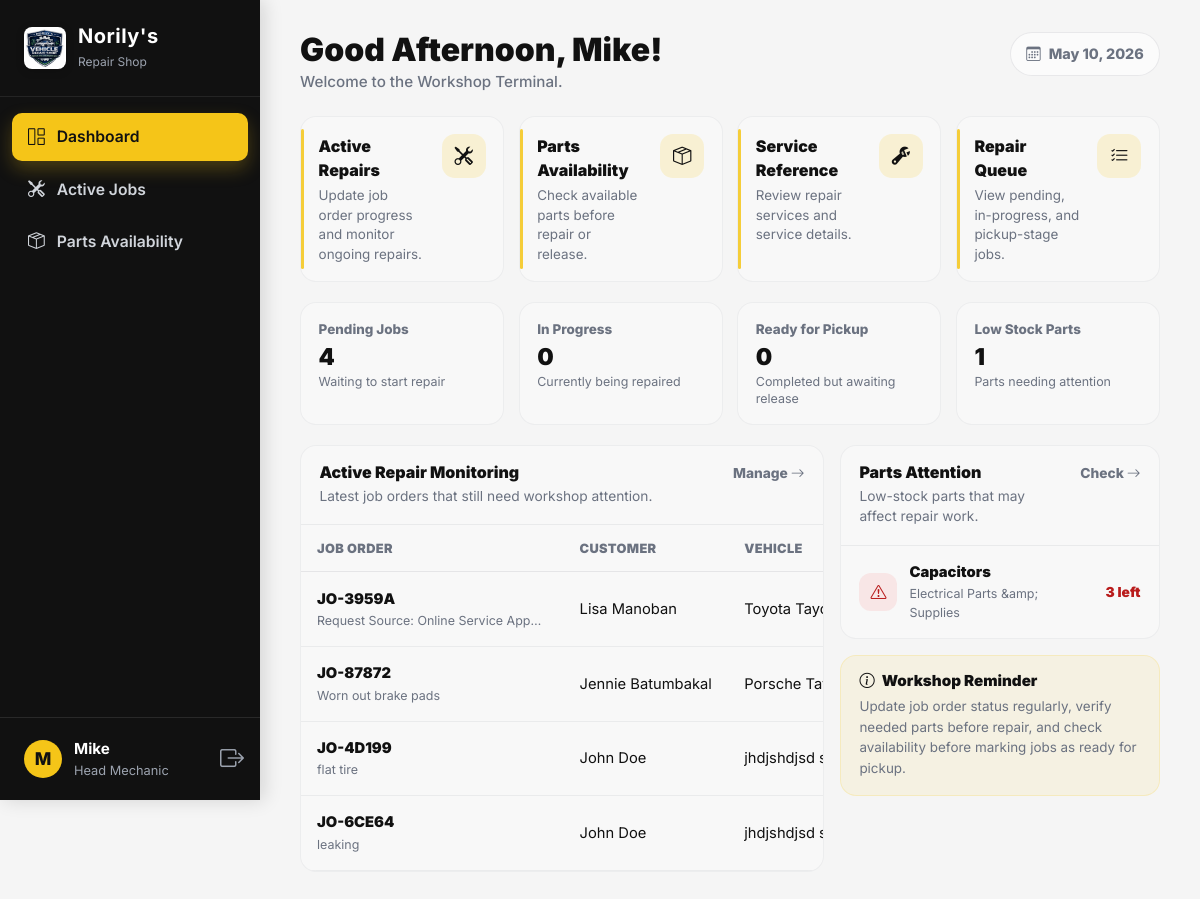
The app's page /views/dashboard_mechanic.php (signed in) with its own data.
### tables this page shows
CREATE TABLE `job_order` (
  `job_order_id` int(11) NOT NULL,
  `vehicle_id` int(11) NOT NULL,
  `customer_id` int(11) NOT NULL,
  `created_by` int(11) NOT NULL,
  `assigned_mechanic_id` int(11) DEFAULT NULL,
  `job_order_number` varchar(20) NOT NULL,
  `description` text NOT NULL,
  `request_source` enum('Walk-in','Online') NOT NULL DEFAULT 'Walk-in',
  `status` enum('Pending','In Progress','Ready for Pickup','Completed','Cancelled') NOT NULL DEFAULT 'Pending',
  `estimated_cost` decimal(10,2) NOT NULL DEFAULT 0.00,
  `final_cost` decimal(10,2) NOT NULL DEFAULT 0.00,
  `date_created` datetime NOT NULL DEFAULT current_timestamp(),
  `expected_completion_date` date DEFAULT NULL,
  `date_completed` datetime DEFAULT NULL,
  `completed_by` int(11) DEFAULT NULL,
  `cancellation_reason` text DEFAULT NULL,
  `cancelled_at` datetime DEFAULT NULL,
  `requires_down_payment` tinyint(1) NOT NULL DEFAULT 0,
  `down_payment_amount` decimal(10,2) NOT NULL DEFAULT 0.00
);

CREATE TABLE `customer` (
  `customer_id` int(11) NOT NULL,
  `first_name` varchar(20) NOT NULL,
  `middle_name` varchar(20) DEFAULT NULL,
  `last_name` varchar(20) NOT NULL,
  `email` varchar(255) DEFAULT NULL,
  `contact_number` varchar(20) NOT NULL,
  `address` text DEFAULT NULL,
  `credit_balance` decimal(10,2) NOT NULL DEFAULT 0.00,
  `credit_due_date` date DEFAULT NULL,
  `created_at` datetime NOT NULL DEFAULT current_timestamp(),
  `user_id` int(11) DEFAULT NULL,
  `status` enum('Active','Inactive','Archived') NOT NULL DEFAULT 'Active',
  `deactivated_at` datetime DEFAULT NULL,
  `archived_at` datetime DEFAULT NULL
);

CREATE TABLE `vehicle` (
  `vehicle_id` int(11) NOT NULL,
  `customer_id` int(11) NOT NULL,
  `plate_number` varchar(20) NOT NULL,
  `vin` varchar(50) DEFAULT NULL,
  `make` varchar(50) NOT NULL,
  `model` varchar(50) NOT NULL,
  `year` year(4) NOT NULL,
  `color` varchar(30) NOT NULL,
  `notes` text DEFAULT NULL,
  `status` enum('Active','Inactive','Archived') NOT NULL DEFAULT 'Active',
  `deactivated_at` datetime DEFAULT NULL,
  `archived_at` datetime DEFAULT NULL,
  `created_at` datetime NOT NULL DEFAULT current_timestamp()
);

CREATE TABLE `part` (
  `part_id` int(11) NOT NULL,
  `category` varchar(100) NOT NULL,
  `brand` varchar(100) DEFAULT NULL,
  `part_name` varchar(50) NOT NULL,
  `description` text DEFAULT NULL,
  `specification` text DEFAULT NULL,
  `compatibility` text DEFAULT NULL,
  `unit` varchar(50) DEFAULT 'piece',
  `unit_price` decimal(10,2) NOT NULL DEFAULT 0.00,
  `quantity_on_hand` smallint(6) NOT NULL DEFAULT 0,
  `low_stock_threshold` smallint(6) NOT NULL DEFAULT 3,
  `is_low_stock` tinyint(1) NOT NULL DEFAULT 0,
  `supplier_reference` varchar(50) DEFAULT NULL,
  `supplier_email` varchar(150) DEFAULT NULL,
  `is_active` tinyint(1) NOT NULL DEFAULT 1,
  `cost_price` decimal(10,2) DEFAULT NULL,
  `image` varchar(255) DEFAULT NULL,
  `full_description` text DEFAULT NULL
);

### views/dashboard_mechanic.php (the view, shortened to what this page needs)
<?php
$db = (new Database())->getConnection();
$mechanicName = $_SESSION['first_name'] ?? 'Mechanic';
$pendingJobs = $db->query("
    SELECT COUNT(*)
    FROM job_order
    WHERE status = 'Pending'
")->fetchColumn() ?: 0;
$inProgressJobs = $db->query("
    SELECT COUNT(*)
    FROM job_order
    WHERE status = 'In Progress'
")->fetchColumn() ?: 0;
$readyForPickupJobs = $db->query("
    SELECT COUNT(*)
    FROM job_order
    WHERE status = 'Ready for Pickup'
")->fetchColumn() ?: 0;
$lowStockCount = $db->query("
    SELECT COUNT(*)
    FROM part
    WHERE quantity_on_hand <= low_stock_threshold
      AND is_active = 1
")->fetchColumn() ?: 0;
$stmtActiveJobs = $db->query("
    SELECT
        jo.job_order_id,
        jo.job_order_number,
        jo.status,
        jo.date_created,
        jo.description,
        c.first_name,
        c.last_name,
        v.plate_number,
        v.make,
        v.model
    FROM job_order jo
    JOIN customer c ON jo.customer_id = c.customer_id
    JOIN vehicle v ON jo.vehicle_id = v.vehicle_id
    WHERE jo.status IN ('Pending', 'In Progress', 'Ready for Pickup')
    ORDER BY jo.date_created DESC
    LIMIT 6
");
$stmtLowStock = $db->query("
    SELECT
        part_name,
        category,
        quantity_on_hand,
        low_stock_threshold
    FROM part
    WHERE quantity_on_hand <= low_stock_threshold
      AND is_active = 1
    ORDER BY quantity_on_hand ASC, part_name ASC
    LIMIT 5
");
?>
<!DOCTYPE html>
<html lang="en">
<head>
<link href="https://cdn.jsdelivr.net/npm/bootstrap@5.3.0/dist/css/bootstrap.min.css" rel="stylesheet">
<link rel="stylesheet" href="https://cdn.jsdelivr.net/npm/bootstrap-icons@1.11.1/font/bootstrap-icons.css">
<link rel="stylesheet" href="../assets/css/style.css">
</head>
<body>
<div class="app-wrapper">
    <?php include '../includes/sidebar.php'; ?>
    <main class="main-content">
        <div class="mechanic-dashboard">
            <div class="mechanic-header">
                <div class="mechanic-title">
                    <h2>
                        Good <?php echo (date('H') < 12) ? 'Morning' : ((date('H') < 18) ? 'Afternoon' : 'Evening'); ?>,
                        <?php echo htmlspecialchars($mechanicName); ?>!
                    </h2>
                    <p>Welcome to the Workshop Terminal.</p>
                </div>
                <div class="mechanic-date-pill">
                    <i class="bi bi-calendar3 me-2"></i>
                    <?php echo date('F d, Y'); ?>
                </div>
            </div>
            <div class="mechanic-actions-grid">
                <a href="job_orders.php" class="mechanic-action-card">
                    <div>
                        <div class="action-title">Active Repairs</div>
                        <p class="action-subtitle">Update job order progress and monitor ongoing repairs.</p>
                    </div>
                    <div class="action-icon">
                        <i class="bi bi-tools"></i>
                    </div>
                </a>
                <a href="inventory_view.php" class="mechanic-action-card">
                    <div>
                        <div class="action-title">Parts Availability</div>
                        <p class="action-subtitle">Check available parts before repair or release.</p>
                    </div>
                    <div class="action-icon">
                        <i class="bi bi-box-seam"></i>
                    </div>
                </a>
                <a href="services.php" class="mechanic-action-card">
                    <div>
                        <div class="action-title">Service Reference</div>
                        <p class="action-subtitle">Review repair services and service details.</p>
                    </div>
                    <div class="action-icon">
                        <i class="bi bi-wrench-adjustable"></i>
                    </div>
                </a>
                <a href="job_orders.php" class="mechanic-action-card">
                    <div>
                        <div class="action-title">Repair Queue</div>
                        <p class="action-subtitle">View pending, in-progress, and pickup-stage jobs.</p>
                    </div>
                    <div class="action-icon">
                        <i class="bi bi-list-check"></i>
                    </div>
                </a>
            </div>
            <div class="mechanic-overview-grid">
                <div class="overview-card">
                    <div class="overview-label">Pending Jobs</div>
                    <div class="overview-value"><?php echo intval($pendingJobs); ?></div>
                    <p class="overview-caption">Waiting to start repair</p>
                </div>
                <div class="overview-card">
                    <div class="overview-label">In Progress</div>
                    <div class="overview-value"><?php echo intval($inProgressJobs); ?></div>
                    <p class="overview-caption">Currently being repaired</p>
                </div>
                <div class="overview-card">
                    <div class="overview-label">Ready for Pickup</div>
                    <div class="overview-value"><?php echo intval($readyForPickupJobs); ?></div>
                    <p class="overview-caption">Completed but awaiting release</p>
                </div>
                <div class="overview-card">
                    <div class="overview-label">Low Stock Parts</div>
                    <div class="overview-value"><?php echo intval($lowStockCount); ?></div>
                    <p class="overview-caption">Parts needing attention</p>
                </div>
            </div>
            <div class="mechanic-main-grid">
                <div class="mechanic-panel">
                    <div class="panel-header">
                        <div>
                            <h5>Active Repair Monitoring</h5>
                            <p>Latest job orders that still need workshop attention.</p>
                        </div>
                        <a href="job_orders.php" class="section-link">
                            Manage <i class="bi bi-arrow-right"></i>
                        </a>
                    </div>
                    <div class="active-jobs-wrap">
                        <table class="active-jobs-table">
                            <thead>
                                <tr>
                                    <th>Job Order</th>
                                    <th>Customer</th>
                                    <th>Vehicle</th>
                                </tr>
                            </thead>
                            <tbody>
                                <?php if ($stmtActiveJobs->rowCount() > 0): ?>
                                    <?php while ($job = $stmtActiveJobs->fetch(PDO::FETCH_ASSOC)): ?>
                                        <?php
                                            $customerName = trim(($job['first_name'] ?? '') . ' ' . ($job['last_name'] ?? ''));
                                            $vehicleName = trim(($job['make'] ?? '') . ' ' . ($job['model'] ?? ''));
                                        ?>
                                        <tr>
                                            <td>
                                                <div class="job-main">
                                                    <?php echo htmlspecialchars($job['job_order_number']); ?>
                                                </div>
                                                <div class="job-sub" title="<?php echo htmlspecialchars($job['description'] ?? 'Repair record'); ?>">
                                                    <?php echo htmlspecialchars($job['description'] ?? 'Repair record'); ?>
                                                </div>
                                            </td>
                                            <td>
                                                <?php echo htmlspecialchars($customerName); ?>
                                            </td>
                                            <td>
                                                <?php echo htmlspecialchars($vehicleName); ?>
                                            </td>
                                        </tr>
                                    <?php endwhile; ?>
                                <?php endif; ?>
                            </tbody>
                        </table>
                    </div>
                </div>
                <div class="d-flex flex-column gap-3">
                    <div class="mechanic-panel">
                        <div class="panel-header">
                            <div>
                                <h5>Parts Attention</h5>
                                <p>Low-stock parts that may affect repair work.</p>
                            </div>
                            <a href="inventory_view.php" class="section-link">
                                Check <i class="bi bi-arrow-right"></i>
                            </a>
                        </div>
                        <div class="parts-list">
                            <?php if ($stmtLowStock->rowCount() > 0): ?>
                                <?php while ($part = $stmtLowStock->fetch(PDO::FETCH_ASSOC)): ?>
                                    <div class="part-alert-row">
                                        <div class="part-alert-left">
                                            <div class="part-alert-icon">
                                                <i class="bi bi-exclamation-triangle"></i>
                                            </div>
                                            <div class="min-w-0">
                                                <div class="part-alert-title" title="<?php echo htmlspecialchars($part['part_name']); ?>">
                                                    <?php echo htmlspecialchars($part['part_name']); ?>
                                                </div>
                                                <p class="part-alert-subtitle">
                                                    <?php echo htmlspecialchars($part['category']); ?>
                                                </p>
                                            </div>
                                        </div>
                                        <div class="part-left">
                                            <?php echo intval($part['quantity_on_hand']); ?> left
                                        </div>
                                    </div>
                                <?php endwhile; ?>
                            <?php endif; ?>
                        </div>
                    </div>
                    <div class="mechanic-note">
                        <h6>
                            <i class="bi bi-info-circle me-1"></i>
                            Workshop Reminder
                        </h6>
                        <p>
                            Update job order status regularly, verify needed parts before repair,
                            and check availability before marking jobs as ready for pickup.
                        </p>
                    </div>
                </div>
            </div>
        </div>
    </main>
</div>
</body>
</html>

### assets/css/style.css (style rules this page uses)
:root { --primary-yellow: #f5c518; --yellow-dark: #d9a900; --black: #111111; --dark-gray: #1f2937; --muted-gray: #6b7280; --light-gray: #f5f5f5; --border-light: #e5e7eb; --white: #ffffff; --success-bg: #d1fae5; --success-text: #047857; --warning-bg: #fef3c7; --warning-text: #92400e; --danger-bg: #fee2e2; --danger-text: #b91c1c; --dashboard-sidebar-bg: #111111; --dashboard-sidebar-hover: #1f1f1f; --dashboard-primary: #f5c518; --dashboard-primary-hover: #d9a900; --dashboard-primary-soft: #fff8d6; --dashboard-success: #047857; --dashboard-danger: #d72e2e; --dashboard-warning: #d97706; --dashboard-bg: #f5f5f5; --dashboard-card-bg: #ffffff; --dashboard-text-main: #111111; --dashboard-text-muted: #6b7280; --dashboard-cloud: #d1d5db; --dashboard-ocean: #f5c518; }
html { scroll-behavior: smooth; }
body { font-family: Arial, sans-serif; color: var(--black); background: var(--white); }
.app-wrapper { display: flex; min-height: 100vh; background-color: var(--dashboard-bg); color: var(--dashboard-text-main); font-family: 'Inter', system-ui, -apple-system, sans-serif; font-size: 16px; overflow-x: hidden; }
.app-wrapper * { font-family: 'Inter', system-ui, -apple-system, sans-serif; }
.main-content { flex-grow: 1; margin-left: 260px; padding: 2rem 2.5rem; background-color: var(--dashboard-bg); min-height: 100vh; }
.main-content h1, .main-content h2, .main-content h3, .main-content h4, .main-content h5, .main-content h6 { color: var(--dashboard-text-main); }

### records on screen
job_order: job_order_number "JO-3959A", description "Request Source: Online Service App…", customer.last_name "Lisa Manoban", vehicle.model "Toyota…"
job_order: job_order_number "JO-87872", description "Worn out brake pads", customer.last_name "Jennie Batumbakal", vehicle.model "Porsche…"
job_order: job_order_number "JO-4D199", description "flat tire", customer.last_name "John Doe", vehicle.model "jhdjshdjsd…"
job_order: job_order_number "JO-6CE64", description "leaking", customer.last_name "John Doe", vehicle.model "jhdjshdjsd…"
part: part_name "Capacitors", category "Electrical Parts &amp; Supplies", quantity_on_hand "3"

### other values on screen
$userInitial "M"
$_SESSION['first_name'] "Mike"
$userRole "Head Mechanic"
$mechanicName "Mike"
$pendingJobs "4"
$inProgressJobs "0"
$readyForPickupJobs "0"
$lowStockCount "1"
